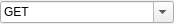
<?xml version="1.0" encoding="UTF-8"?>
<ui version="4.0">
 <class>MethodView</class>
 <widget class="QWidget" name="MethodView">
  <property name="geometry">
   <rect>
    <x>0</x>
    <y>0</y>
    <width>174</width>
    <height>24</height>
   </rect>
  </property>
  <property name="windowTitle">
   <string>Form</string>
  </property>
  <layout class="QVBoxLayout" name="verticalLayout">
   <property name="spacing">
    <number>0</number>
   </property>
   <property name="leftMargin">
    <number>0</number>
   </property>
   <property name="topMargin">
    <number>0</number>
   </property>
   <property name="rightMargin">
    <number>0</number>
   </property>
   <property name="bottomMargin">
    <number>0</number>
   </property>
   <item>
    <widget class="QComboBox" name="method">
     <property name="editable">
      <bool>true</bool>
     </property>
     <property name="currentIndex">
      <number>0</number>
     </property>
     <item>
      <property name="text">
       <string>GET</string>
      </property>
     </item>
     <item>
      <property name="text">
       <string>POST</string>
      </property>
     </item>
     <item>
      <property name="text">
       <string>PUT</string>
      </property>
     </item>
     <item>
      <property name="text">
       <string>DELETE</string>
      </property>
     </item>
     <item>
      <property name="text">
       <string>HEAD</string>
      </property>
     </item>
     <item>
      <property name="text">
       <string>TRACE</string>
      </property>
     </item>
     <item>
      <property name="text">
       <string>PATCH</string>
      </property>
     </item>
    </widget>
   </item>
  </layout>
 </widget>
 <resources/>
 <connections/>
</ui>
